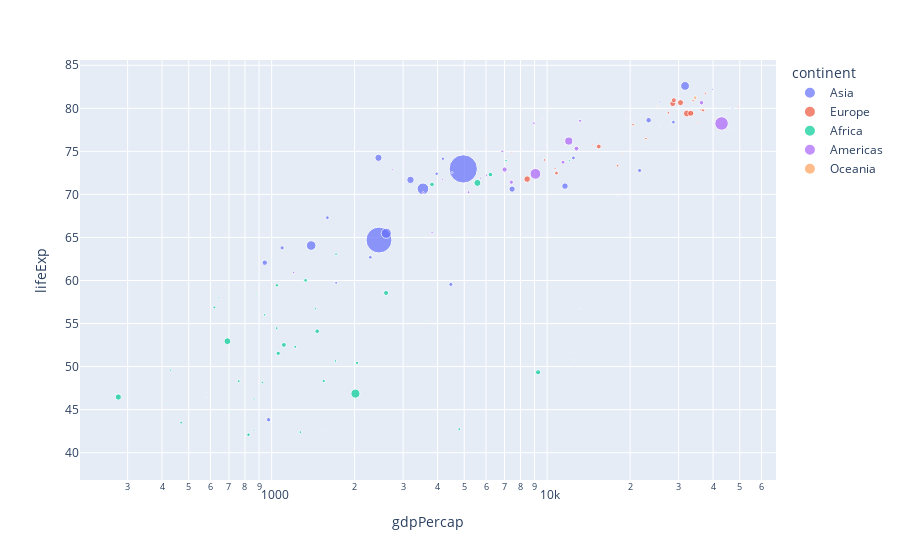

Source (notebook cell):
### Markdown cell above
### Plotly Express Syntax 
[documentation](https://plotly.com/python/plotly-express/)  

**Basic Syntax Structure**
```{python}
fig = px.chart_type(
    data_frame, 
    x="x_column", 
    y="y_column", 
    color="category_column",
    size="size_column", 
    hover_name="hover_column", 
    animation_frame="time_column"
)

fig.show()
```

### Code cell
df = px.data.gapminder().query("year == 2007")

fig = px.scatter(df, 
                 x="gdpPercap", 
                 y="lifeExp", 
                 color="continent", 
                 size="pop", 
                 hover_name="country", 
                 log_x=True)

fig.show()

### Figure 1 — Plotly figure (JSON) as saved in the notebook; plotly's stock layout.template omitted (floating-point values rounded to 4 significant figures)
{"data": [{"hovertemplate": "<b>%{hovertext}</b><br><br>continent=Asia<br>gdpPercap=%{x}<br>lifeExp=%{y}<br>pop=%{marker.size}<extra></extra>", "hovertext": ["Afghanistan", "Bahrain", "Bangladesh", "Cambodia", "China", "Hong Kong, China", "India", "Indonesia", "Iran", "Iraq", "Israel", "Japan", "Jordan", "Korea, Dem. Rep.", "Korea, Rep.", "Kuwait", "Lebanon", "Malaysia", "Mongolia", "Myanmar", "Nepal", "Oman", "Pakistan", "Philippines", "Saudi Arabia", "Singapore", "Sri Lanka", "Syria", "Taiwan", "Thailand", "Vietnam", "West Bank and Gaza", "Yemen, Rep."], "legendgroup": "Asia", "marker": {"color": "#636efa", "size": [31889923, 708573, 150448339, 14131858, 1318683096, 6980412, 1110396331, 223547000, 69453570, 27499638, 6426679, 127467972, 6053193, 23301725, 49044790, 2505559, 3921278, 24821286, 2874127, 47761980, 28901790, 3204897, 169270617, 91077287, 27601038, 4553009, 20378239, 19314747, 23174294, 65068149, 85262356, 4018332, 22211743], "sizemode": "area", "sizeref": 3297000.0, "symbol": "circle"}, "mode": "markers", "name": "Asia", "orientation": "v", "showlegend": true, "type": "scatter", "x": [974.6, 29800.0, 1391.0, 1714.0, 4959.0, 39720.0, 2452.0, 3541.0, 11610.0, 4471.0, 25520.0, 31660.0, 4519.0, 1593.0, 23350.0, 47310.0, 10460.0, 12450.0, 3096.0, 944, 1091.0, 22320.0, 2606.0, 3190.0, 21650.0, 47140.0, 3970.0, 4185.0, 28720.0, 7458.0, 2442.0, 3025.0, 2281.0], "xaxis": "x", "y": [43.83, 75.64, 64.06, 59.72, 72.96, 82.21, 64.7, 70.65, 70.96, 59.55, 80.75, 82.6, 72.53, 67.3, 78.62, 77.59, 71.99, 74.24, 66.8, 62.07, 63.78, 75.64, 65.48, 71.69, 72.78, 79.97, 72.4, 74.14, 78.4, 70.62, 74.25, 73.42, 62.7], "yaxis": "y"}, {"hovertemplate": "<b>%{hovertext}</b><br><br>continent=Europe<br>gdpPercap=%{x}<br>lifeExp=%{y}<br>pop=%{marker.size}<extra></extra>", "hovertext": ["Albania", "Austria", "Belgium", "Bosnia and Herzegovina", "Bulgaria", "Croatia", "Czech Republic", "Denmark", "Finland", "France", "Germany", "Greece", "Hungary", "Iceland", "Ireland", "Italy", "Montenegro", "Netherlands", "Norway", "Poland", "Portugal", "Romania", "Serbia", "Slovak Republic", "Slovenia", "Spain", "Sweden", "Switzerland", "Turkey", "United Kingdom"], "legendgroup": "Europe", "marker": {"color": "#EF553B", "size": [3600523, 8199783, 10392226, 4552198, 7322858, 4493312, 10228744, 5468120, 5238460, 61083916, 82400996, 10706290, 9956108, 301931, 4109086, 58147733, 684736, 16570613, 4627926, 38518241, 10642836, 22276056, 10150265, 5447502, 2009245, 40448191, 9031088, 7554661, 71158647, 60776238], "sizemode": "area", "sizeref": 3297000.0, "symbol": "circle"}, "mode": "markers", "name": "Europe", "orientation": "v", "showlegend": true, "type": "scatter", "x": [5937.0, 36130.0, 33690.0, 7446.0, 10680.0, 14620.0, 22830.0, 35280.0, 33210.0, 30470.0, 32170.0, 27540.0, 18010.0, 36180.0, 40680.0, 28570.0, 9254.0, 36800.0, 49360.0, 15390.0, 20510.0, 10810.0, 9787.0, 18680.0, 25770.0, 28820.0, 33860.0, 37510.0, 8458.0, 33200.0], "xaxis": "x", "y": [76.42, 79.83, 79.44, 74.85, 73.0, 75.75, 76.49, 78.33, 79.31, 80.66, 79.41, 79.48, 73.34, 81.76, 78.89, 80.55, 74.54, 79.76, 80.2, 75.56, 78.1, 72.48, 74.0, 74.66, 77.93, 80.94, 80.88, 81.7, 71.78, 79.42], "yaxis": "y"}, {"hovertemplate": "<b>%{hovertext}</b><br><br>continent=Africa<br>gdpPercap=%{x}<br>lifeExp=%{y}<br>pop=%{marker.size}<extra></extra>", "hovertext": ["Algeria", "Angola", "Benin", "Botswana", "Burkina Faso", "Burundi", "Cameroon", "Central African Republic", "Chad", "Comoros", "Congo, Dem. Rep.", "Congo, Rep.", "Cote d'Ivoire", "Djibouti", "Egypt", "Equatorial Guinea", "Eritrea", "Ethiopia", "Gabon", "Gambia", "Ghana", "Guinea", "Guinea-Bissau", "Kenya", "Lesotho", "Liberia", "Libya", "Madagascar", "Malawi", "Mali", "Mauritania", "Mauritius", "Morocco", "Mozambique", "Namibia", "Niger", "Nigeria", "Reunion", "Rwanda", "Sao Tome and Principe", "Senegal", "Sierra Leone", "Somalia", "South Africa", "Sudan", "Swaziland", "Tanzania", "Togo", "Tunisia", "Uganda", "Zambia", "Zimbabwe"], "legendgroup": "Africa", "marker": {"color": "#00cc96", "size": [33333216, 12420476, 8078314, 1639131, 14326203, 8390505, 17696293, 4369038, 10238807, 710960, 64606759, 3800610, 18013409, 496374, 80264543, 551201, 4906585, 76511887, 1454867, 1688359, 22873338, 9947814, 1472041, 35610177, 2012649, 3193942, 6036914, 19167654, 13327079, 12031795, 3270065, 1250882, 33757175, 19951656, 2055080, 12894865, 135031164, 798094, 8860588, 199579, 12267493, 6144562, 9118773, 43997828, 42292929, 1133066, 38139640, 5701579, 10276158, 29170398, 11746035, 12311143], "sizemode": "area", "sizeref": 3297000.0, "symbol": "circle"}, "mode": "markers", "name": "Africa", "orientation": "v", "showlegend": true, "type": "scatter", "x": [6223.0, 4797.0, 1441.0, 12570.0, 1217.0, 430.1, 2042.0, 706.0, 1704.0, 986.1, 277.6, 3633.0, 1545.0, 2082.0, 5581.0, 12150.0, 641.4, 690.8, 13210.0, 752.7, 1328.0, 942.7, 579.2, 1463.0, 1569.0, 414.5, 12060.0, 1045.0, 759.3, 1043.0, 1803.0, 10960.0, 3820.0, 823.7, 4811.0, 619.7, 2014.0, 7670.0, 863.1, 1598.0, 1712.0, 862.5, 926.1, 9270.0, 2602.0, 4513.0, 1107.0, 883.0, 7093.0, 1056.0, 1271.0, 469.7], "xaxis": "x", "y": [72.3, 42.73, 56.73, 50.73, 52.3, 49.58, 50.43, 44.74, 50.65, 65.15, 46.46, 55.32, 48.33, 54.79, 71.34, 51.58, 58.04, 52.95, 56.73, 59.45, 60.02, 56.01, 46.39, 54.11, 42.59, 45.68, 73.95, 59.44, 48.3, 54.47, 64.16, 72.8, 71.16, 42.08, 52.91, 56.87, 46.86, 76.44, 46.24, 65.53, 63.06, 42.57, 48.16, 49.34, 58.56, 39.61, 52.52, 58.42, 73.92, 51.54, 42.38, 43.49], "yaxis": "y"}, {"hovertemplate": "<b>%{hovertext}</b><br><br>continent=Americas<br>gdpPercap=%{x}<br>lifeExp=%{y}<br>pop=%{marker.size}<extra></extra>", "hovertext": ["Argentina", "Bolivia", "Brazil", "Canada", "Chile", "Colombia", "Costa Rica", "Cuba", "Dominican Republic", "Ecuador", "El Salvador", "Guatemala", "Haiti", "Honduras", "Jamaica", "Mexico", "Nicaragua", "Panama", "Paraguay", "Peru", "Puerto Rico", "Trinidad and Tobago", "United States", "Uruguay", "Venezuela"], "legendgroup": "Americas", "marker": {"color": "#ab63fa", "size": [40301927, 9119152, 190010647, 33390141, 16284741, 44227550, 4133884, 11416987, 9319622, 13755680, 6939688, 12572928, 8502814, 7483763, 2780132, 108700891, 5675356, 3242173, 6667147, 28674757, 3942491, 1056608, 301139947, 3447496, 26084662], "sizemode": "area", "sizeref": 3297000.0, "symbol": "circle"}, "mode": "markers", "name": "Americas", "orientation": "v", "showlegend": true, "type": "scatter", "x": [12780.0, 3822.0, 9066.0, 36320.0, 13170.0, 7007.0, 9645.0, 8948.0, 6025.0, 6873.0, 5728.0, 5186.0, 1202.0, 3548.0, 7321.0, 11980.0, 2749.0, 9809.0, 4173.0, 7409.0, 19330.0, 18010.0, 42950.0, 10610.0, 11420.0], "xaxis": "x", "y": [75.32, 65.55, 72.39, 80.65, 78.55, 72.89, 78.78, 78.27, 72.23, 74.99, 71.88, 70.26, 60.92, 70.2, 72.57, 76.19, 72.9, 75.54, 71.75, 71.42, 78.75, 69.82, 78.24, 76.38, 73.75], "yaxis": "y"}, {"hovertemplate": "<b>%{hovertext}</b><br><br>continent=Oceania<br>gdpPercap=%{x}<br>lifeExp=%{y}<br>pop=%{marker.size}<extra></extra>", "hovertext": ["Australia", "New Zealand"], "legendgroup": "Oceania", "marker": {"color": "#FFA15A", "size": [20434176, 4115771], "sizemode": "area", "sizeref": 3297000.0, "symbol": "circle"}, "mode": "markers", "name": "Oceania", "orientation": "v", "showlegend": true, "type": "scatter", "x": [34440.0, 25190.0], "xaxis": "x", "y": [81.23, 80.2], "yaxis": "y"}], "layout": {"legend": {"itemsizing": "constant", "title": {"text": "continent"}, "tracegroupgap": 0}, "margin": {"t": 60}, "xaxis": {"anchor": "y", "domain": [0, 1], "title": {"text": "gdpPercap"}, "type": "log"}, "yaxis": {"anchor": "x", "domain": [0, 1], "title": {"text": "lifeExp"}}}}
